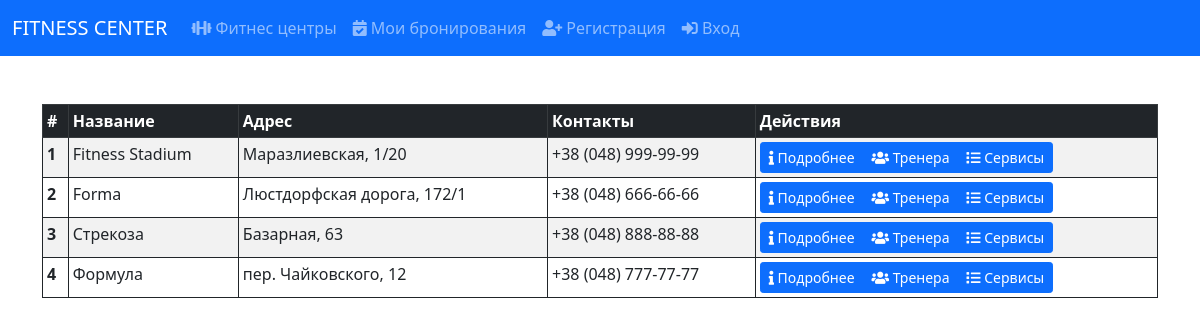
The app's page /fitness_centers with its own data.
### tables this page shows
CREATE TABLE fitness_centers (id INTEGER PRIMARY KEY AUTOINCREMENT UNIQUE NOT NULL, address TEXT NOT NULL, name TEXT NOT NULL UNIQUE, contacts TEXT NOT NULL);

### app.py (the view)
@app.get('/fitness_centers')
def get_fitness_center_page():
    with SQLiteDatabase('base.db') as db:
        fitness_centers = db.select(table_name='fitness_centers', method='fetchall')
        if not fitness_centers:
            return 'Fitness centers not found'
        return render_template('fitness_centers.html', title='Фитнес центры', fitness_centers=fitness_centers)

### Project_utils/database_utils.py (called while the page is built)
def dict_factory(cursor, row) -> Dict[str, Any]:
    d = {}
    for idx, col in enumerate(cursor.description):
        d[col[0]] = row[idx]
    return d

    def __enter__(self):
        self.connection = sqlite3.connect(self.db_path)
        self.connection.row_factory = dict_factory
        return self

    def __exit__(self, exc_type, exc_val, exc_tb):
        if self.connection:
            self.connection.close()

### templates/fitness_centers.html
{% extends 'base.html' %}
{% block body %}
    <div class="container">
        <table class="table table-striped table-bordered border-dark table-sm">
            <thead class="table-dark">
            <tr>
                <th scope="col">#</th>
                <th scope="col">Название</th>
                <th scope="col">Адрес</th>
                <th scope="col">Контакты</th>
                <th scope="col">Действия</th>
            </tr>
            </thead>
            <tbody>
            {% for fitness_center in fitness_centers %}
                <tr>
                    <th scope="row">{{ fitness_center.id }}</th>
                    <td>{{ fitness_center.name }}</td>
                    <td>{{ fitness_center.address }}</td>
                    <td>{{ fitness_center.contacts }}</td>
                    <td>
                        <div class="btn-group" role="group" aria-label="Простой пример">
                            <a href="/fitness_center/{{ fitness_center.id }}" class="btn btn-primary btn-sm">
                                <span><i class="fas fa-info"></i></span>
                                <span>Подробнее</span>
                            </a>
                            <a href="/fitness_center/{{ fitness_center.id }}/trainers"
                               class="btn btn-primary btn-sm">
                                <span><i class="fas fa-users"></i></span>
                                <span>Тренера</span>
                            </a>
                            <a href="/fitness_center/{{ fitness_center.id }}/services"
                               class="btn btn-primary btn-sm">
                                <span><i class="fas fa-list"></i></span>
                                <span>Сервисы</span>
                            </a>
                        </div>
                    </td>
                </tr>
            {% endfor %}
            </tbody>
        </table>
    </div>
{% endblock %}

### templates/base.html (shortened to what this page needs)
<!DOCTYPE html>
<html lang="en">
<head>
    <link href="https://cdn.jsdelivr.net/npm/bootstrap@5.0.2/dist/css/bootstrap.min.css" rel="stylesheet"
>
    <link rel="stylesheet" href="https://use.fontawesome.com/releases/v5.15.3/css/all.css"
>
</head>
<body>
<header class="mb-5">
    <nav class="navbar navbar-expand-lg navbar-dark bg-primary">
        <div class="container-fluid">
            <a class="navbar-brand" href="/">FITNESS CENTER</a>
            <div class="collapse navbar-collapse" id="navbarNav">
                <ul class="navbar-nav">
                    <li class="nav-item">
                        <a class="nav-link" href="/fitness_centers">
                            <span><i class="fas fa-dumbbell"></i></span>
                            <span>Фитнес центры</span>
                        </a>
                    </li>
                    <li class="nav-item">
                        <a class="nav-link" href="/user/reservations">
                            <span><i class="fas fa-calendar-check"></i></span>
                            <span>Мои бронирования</span>
                        </a>
                    </li>
                    <li class="nav-item">
                        <a class="nav-link" href="/register">
                            <span><i class="fas fa-user-plus"></i></span>
                            <span>Регистрация</span>
                        </a>
                    </li>
                    <li class="nav-item">
                        <a class="nav-link" href="/login">
                            <span><i class="fas fa-sign-in-alt"></i></span>
                            <span>Вход</span>
                        </a>
                    </li>
                </ul>
            </div>
        </div>
    </nav>
</header>
<main>
    {% block body %}{% endblock %}
</main>
</body>
</html>

### records on screen
fitness_centers: id "1", name "Fitness Stadium", address "Маразлиевская, 1/20", contacts "+38 (048) 999-99-99"
fitness_centers: id "2", name "Forma", address "Люстдорфская дорога, 172/1", contacts "+38 (048) 666-66-66"
fitness_centers: id "3", name "Стрекоза", address "Базарная, 63", contacts "+38 (048) 888-88-88"
fitness_centers: id "4", name "Формула", address "пер. Чайковского, 12", contacts "+38 (048) 777-77-77"
